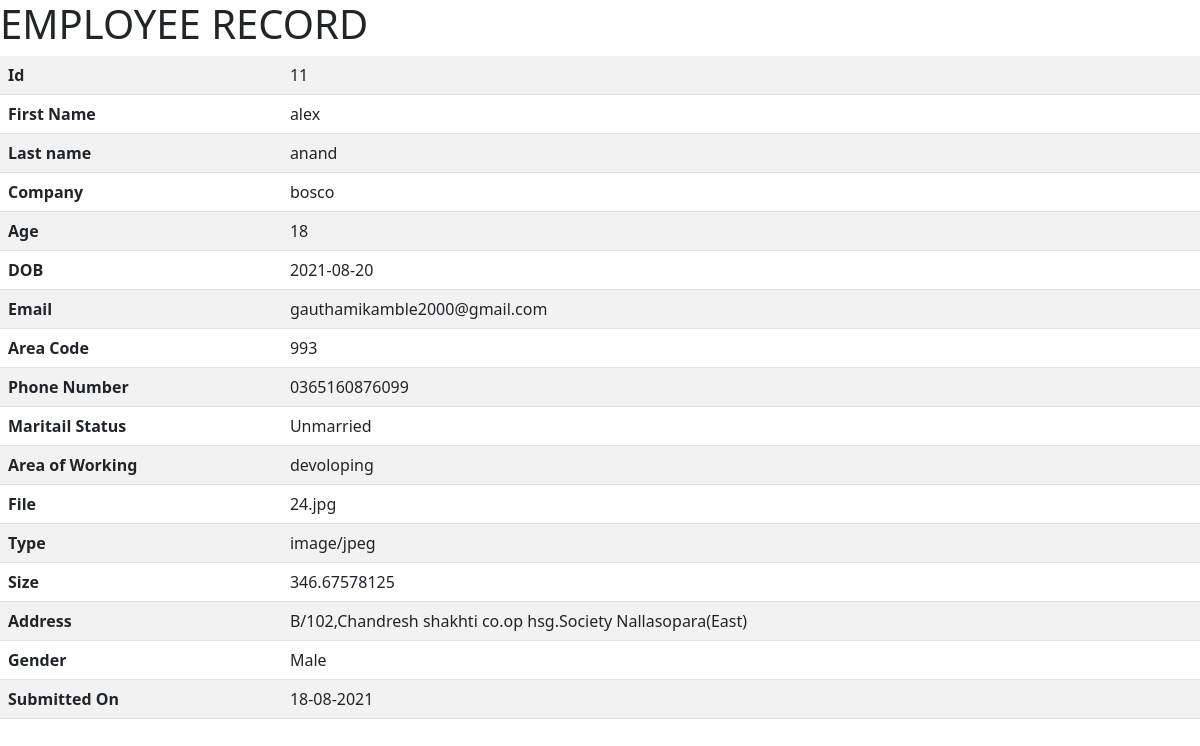
The app's page /viewemployee.php?id=11 with its own data.
### tables this page shows
CREATE TABLE `employees` (
  `id` int(25) NOT NULL,
  `first_name` varchar(100) NOT NULL,
  `last_name` varchar(100) NOT NULL,
  `company` varchar(100) NOT NULL,
  `age` varchar(10) NOT NULL,
  `dob` varchar(25) NOT NULL,
  `email` varchar(100) NOT NULL,
  `area_code` varchar(10) NOT NULL,
  `phone` varchar(25) NOT NULL,
  `maritail_status` varchar(25) NOT NULL,
  `areaof_working` varchar(100) NOT NULL,
  `file` varchar(100) NOT NULL,
  `type` varchar(100) NOT NULL,
  `size` varchar(100) NOT NULL,
  `address` varchar(100) NOT NULL,
  `gender` varchar(100) NOT NULL,
  `created_on` timestamp NULL DEFAULT current_timestamp()
);

### viewemployee.php (the view, shortened to what this page needs)
<?php
include ('dbconnection.php');
$id=$_GET['id'];
$ret = mysqli_query($con,"select * from employees where id= $id ");
$count = mysqli_num_rows($ret);
if($count > 0){
while ($row=mysqli_fetch_array($ret)) {
?>
<html>
<head>
<link href="https://cdn.jsdelivr.net/npm/bootstrap@5.1.0/dist/css/bootstrap.min.css" rel="stylesheet">
</head>
<body>
    <h1>EMPLOYEE RECORD</h1>
<table class="table table-striped" width="50%" height="50%">
            <tr>
            <th>Id</th>
            <td><?php echo $row['id']; ?></td>
            </tr>
            <tr>
            <th>First Name</th>
            <td><?php echo $row['first_name']; ?></td>
            </tr>
            <tr>
            <th>Last name</th>
            <td><?php echo $row['last_name']; ?></td>
            </tr>
            <tr>
            <th>Company</th>
            <td><?php echo $row['company']; ?></td>
            </tr>
            <tr>
            <th>Age</th>
            <td><?php echo $row['age']; ?></td>
            </tr>
            <tr>
            <th>DOB</th>
            <td><?php echo $row['dob']; ?></td>
            </tr>
            <tr>
            <th>Email</th>
            <td><?php echo $row['email']; ?></td>
            </tr>
            <tr>
            <th>Area Code</th>
            <td><?php echo $row['area_code']; ?></td>
            </tr>
            <tr>
            <th>Phone Number</th>
            <td><?php echo $row['phone']; ?></td>
            </tr>
            <tr>
            <th>Maritail Status</th>
            <td><?php echo $row['maritail_status']; ?></td>
            </tr>
            <tr>
            <th>Area of Working</th>
            <td><?php echo $row['areaof_working']; ?></td>
            </tr>
            <tr>
            <th>File</th>
            <td><?php echo $row['file']; ?></td>
            </tr>
            <tr>
            <th>Type</th>
            <td><?php echo $row['type']; ?></td>
            </tr>
            <tr>
            <th>Size</th>
            <td><?php echo $row['size']; ?></td>
            </tr>
            <tr>
            <th>Address</th>
            <td><?php echo $row['address']; ?></td>
            </tr>
            <tr>
            <th>Gender</th>
            <td><?php echo $row['gender']; ?></td>
            </tr>
           <tr>
            <th>Submitted On</th>
            <td><?php
            if (!empty($row['created_on'])) {
            $date = strtotime($row['created_on']);
            echo date('d-m-Y', $date);
            }
            ?>  </td>
            </tr>
<?php } ?>
<?php } else{
    echo 'No Records are available in that table.';
} ?>
</table>
</body>
</html>

### records on screen
employees: id "11", first_name "alex", last_name "anand", company "bosco", age "18", dob "2021-08-20", email "gauthamikamble2000@gmail.com", area_code "993", phone "0365160876099", maritail_status "Unmarried", areaof_working "devoloping", file "24.jpg", type "image/jpeg", size "346.67578125", address "B/102,Chandresh shakhti co.op hsg.Society Nallasopara(East)", gender "Male", created_on "18-08-2021"
